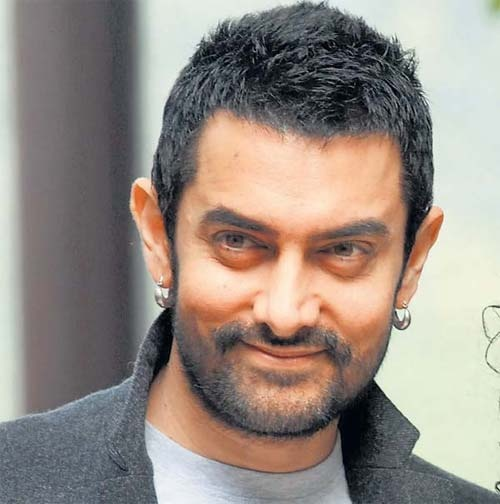
#> input picture I.A/Visao/Face.net/teste.jpg, 500 x 504 px, given in place of scaled.jpg, which was not available
$ python ConvereterImagens.py
#> lines starting #> are read from the running program, lines starting #| are printed output that depends on the picture
from PIL import Image

def converter_para_cinza(caminho_imagem, caminho_saida):
    imagem = Image.open(caminho_imagem)
#> imagem is the input picture: PIL image 500x504 RGB; mean R, G, B 151.7, 141.1, 132.9
    imagem_cinza = imagem.convert('L')  # 'L' é o modo para tons de cinza
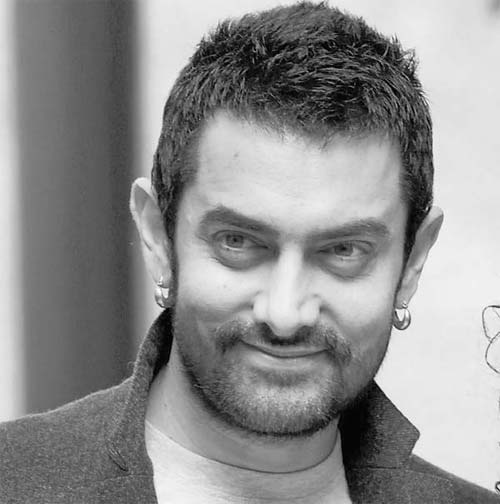
#> imagem_cinza: PIL image 500x504 L; min 0, max 254, mean 143.3
    imagem_cinza.save(caminho_saida)

def converter_para_pb(caminho_imagem, caminho_saida, limiar=128):
    imagem = Image.open(caminho_imagem).convert('L')  # Converte para cinza primeiro
    imagem_pb = imagem.point(lambda x: 255 if x > limiar else 0, '1')  # Binariza a imagem
    imagem_pb.save(caminho_saida)

    # Converter para cinza
converter_para_cinza('C:\\Users\\andreoa\\Documents\\Codigos-Python\\Liguagem Pyton\\Manipulacao de arquivo\\converter imagem para cinza e preto\\scaled.jpg', 'C:\\Users\\andreoa\\Documents\\Codigos-Python\\Liguagem Pyton\\Manipulacao de arquivo\\converter imagem para cinza e preto\\cinza.jpg')

# Converter para preto e branco com limiar 128
#converter_para_pb('como-ter-fotos-mais-nitidas-scaled.jpg', 'saida_pb.jpg')

$ run again, on I.A/Visao/fruit-classification-dataset/Fruit_dataset/test1/0/1000.jpg
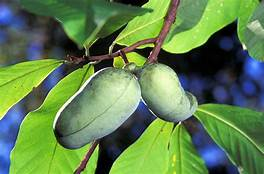
#> input picture I.A/Visao/fruit-classification-dataset/Fruit_dataset/test1/0/1000.jpg, 264 x 174 px, given in place of scaled.jpg, which was not available
#> in converter_para_cinza, imagem is the input picture: PIL image 264x174 RGB; mean R, G, B 96.3, 129.6, 79.1
#> in converter_para_cinza, `imagem_cinza = imagem.convert('L')  # 'L' é o modo para tons de cinza`:
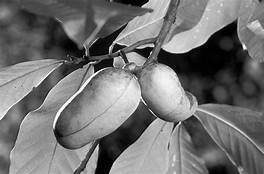
#> imagem_cinza: PIL image 264x174 L; min 0, max 255, mean 113.9
